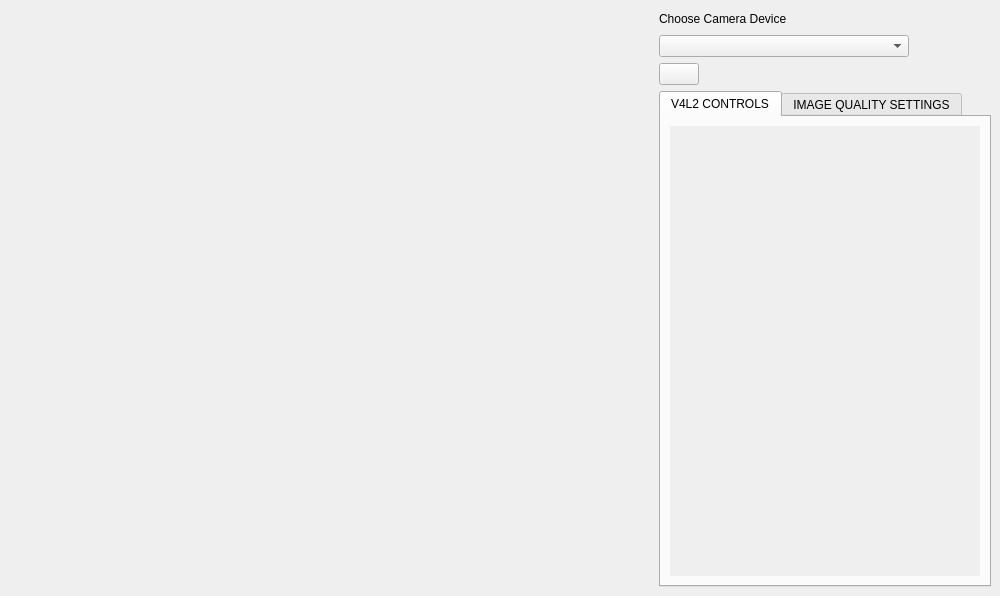
<?xml version="1.0" encoding="UTF-8"?>
<ui version="4.0">
 <class>ImageViewWidget</class>
 <widget class="QWidget" name="ImageViewWidget">
  <property name="enabled">
   <bool>true</bool>
  </property>
  <property name="geometry">
   <rect>
    <x>0</x>
    <y>0</y>
    <width>1000</width>
    <height>596</height>
   </rect>
  </property>
  <property name="sizePolicy">
   <sizepolicy hsizetype="Maximum" vsizetype="Preferred">
    <horstretch>0</horstretch>
    <verstretch>0</verstretch>
   </sizepolicy>
  </property>
  <property name="windowTitle">
   <string notr="true"/>
  </property>
  <layout class="QHBoxLayout" name="horizontalLayout_2">
   <property name="sizeConstraint">
    <enum>QLayout::SetMaximumSize</enum>
   </property>
   <property name="leftMargin">
    <number>0</number>
   </property>
   <property name="topMargin">
    <number>0</number>
   </property>
   <property name="rightMargin">
    <number>0</number>
   </property>
   <property name="bottomMargin">
    <number>0</number>
   </property>
   <item>
    <layout class="QVBoxLayout" name="image_layout" stretch="0">
     <property name="spacing">
      <number>0</number>
     </property>
     <item>
      <widget class="QScrollArea" name="scrollArea">
       <property name="layoutDirection">
        <enum>Qt::LeftToRight</enum>
       </property>
       <property name="frameShape">
        <enum>QFrame::NoFrame</enum>
       </property>
       <property name="widgetResizable">
        <bool>true</bool>
       </property>
       <widget class="QWidget" name="scrollAreaWidgetContents">
        <property name="geometry">
         <rect>
          <x>0</x>
          <y>0</y>
          <width>642</width>
          <height>594</height>
         </rect>
        </property>
        <property name="sizePolicy">
         <sizepolicy hsizetype="Expanding" vsizetype="Expanding">
          <horstretch>0</horstretch>
          <verstretch>0</verstretch>
         </sizepolicy>
        </property>
        <layout class="QHBoxLayout" name="horizontalLayout_4">
         <property name="leftMargin">
          <number>1</number>
         </property>
         <property name="topMargin">
          <number>1</number>
         </property>
         <property name="rightMargin">
          <number>1</number>
         </property>
         <property name="bottomMargin">
          <number>1</number>
         </property>
         <item>
          <widget class="rqt_cam::RatioLayoutedFrame" name="image_frame">
           <property name="enabled">
            <bool>true</bool>
           </property>
           <property name="sizePolicy">
            <sizepolicy hsizetype="Expanding" vsizetype="Expanding">
             <horstretch>0</horstretch>
             <verstretch>0</verstretch>
            </sizepolicy>
           </property>
           <property name="minimumSize">
            <size>
             <width>80</width>
             <height>60</height>
            </size>
           </property>
           <property name="contextMenuPolicy">
            <enum>Qt::ActionsContextMenu</enum>
           </property>
           <property name="layoutDirection">
            <enum>Qt::LeftToRight</enum>
           </property>
           <property name="autoFillBackground">
            <bool>false</bool>
           </property>
           <property name="frameShape">
            <enum>QFrame::NoFrame</enum>
           </property>
           <property name="lineWidth">
            <number>1</number>
           </property>
          </widget>
         </item>
        </layout>
       </widget>
      </widget>
     </item>
    </layout>
   </item>
   <item>
    <widget class="QWidget" name="toolbar_widget" native="true">
     <property name="minimumSize">
      <size>
       <width>350</width>
       <height>0</height>
      </size>
     </property>
     <property name="maximumSize">
      <size>
       <width>350</width>
       <height>16777215</height>
      </size>
     </property>
     <layout class="QVBoxLayout" name="verticalLayout">
      <item>
       <layout class="QHBoxLayout" name="horizontalLayout_58">
        <item>
         <widget class="QLabel" name="label">
          <property name="text">
           <string>Choose Camera Device</string>
          </property>
          <property name="textFormat">
           <enum>Qt::RichText</enum>
          </property>
         </widget>
        </item>
        <item>
         <spacer name="horizontalSpacer_27">
          <property name="orientation">
           <enum>Qt::Horizontal</enum>
          </property>
          <property name="sizeHint" stdset="0">
           <size>
            <width>40</width>
            <height>20</height>
           </size>
          </property>
         </spacer>
        </item>
       </layout>
      </item>
      <item>
       <layout class="QHBoxLayout" name="horizontalLayout_56">
        <item>
         <widget class="QComboBox" name="topics_cmb">
          <property name="minimumSize">
           <size>
            <width>250</width>
            <height>0</height>
           </size>
          </property>
          <property name="sizeAdjustPolicy">
           <enum>QComboBox::AdjustToContents</enum>
          </property>
         </widget>
        </item>
        <item>
         <spacer name="horizontalSpacer_15">
          <property name="orientation">
           <enum>Qt::Horizontal</enum>
          </property>
          <property name="sizeHint" stdset="0">
           <size>
            <width>40</width>
            <height>20</height>
           </size>
          </property>
         </spacer>
        </item>
       </layout>
      </item>
      <item>
       <layout class="QGridLayout" name="gridLayout">
        <item row="0" column="4">
         <spacer name="horizontalSpacer_2">
          <property name="orientation">
           <enum>Qt::Horizontal</enum>
          </property>
          <property name="sizeHint" stdset="0">
           <size>
            <width>40</width>
            <height>20</height>
           </size>
          </property>
         </spacer>
        </item>
        <item row="0" column="3">
         <widget class="QPushButton" name="save_as_image_pb">
          <property name="toolTip">
           <string>Save as image</string>
          </property>
          <property name="icon">
           <iconset theme="image-x-generic">
            <normaloff>.</normaloff>.</iconset>
          </property>
          <property name="iconSize">
           <size>
            <width>16</width>
            <height>16</height>
           </size>
          </property>
         </widget>
        </item>
       </layout>
      </item>
      <item>
       <widget class="QTabWidget" name="settings_tab">
        <property name="currentIndex">
         <number>0</number>
        </property>
        <widget class="QWidget" name="tab">
         <attribute name="title">
          <string>V4L2 CONTROLS</string>
         </attribute>
         <layout class="QVBoxLayout" name="verticalLayout_3">
          <item>
           <widget class="QScrollArea" name="scrollArea_2">
            <property name="layoutDirection">
             <enum>Qt::LeftToRight</enum>
            </property>
            <property name="frameShape">
             <enum>QFrame::NoFrame</enum>
            </property>
            <property name="widgetResizable">
             <bool>true</bool>
            </property>
            <widget class="QWidget" name="scrollAreaWidgetContents_2">
             <property name="geometry">
              <rect>
               <x>0</x>
               <y>0</y>
               <width>310</width>
               <height>429</height>
              </rect>
             </property>
             <layout class="QVBoxLayout" name="verticalLayout_2">
              <item>
               <layout class="QVBoxLayout" name="verticalLayout_4"/>
              </item>
              <item>
               <spacer name="verticalSpacer_3">
                <property name="orientation">
                 <enum>Qt::Vertical</enum>
                </property>
                <property name="sizeHint" stdset="0">
                 <size>
                  <width>20</width>
                  <height>40</height>
                 </size>
                </property>
               </spacer>
              </item>
             </layout>
            </widget>
           </widget>
          </item>
         </layout>
        </widget>
        <widget class="QWidget" name="tab_2">
         <attribute name="title">
          <string>IMAGE QUALITY SETTINGS</string>
         </attribute>
         <layout class="QVBoxLayout" name="verticalLayout_5">
          <item>
           <layout class="QHBoxLayout" name="horizontalLayout">
            <item>
             <widget class="QLabel" name="formatlabel">
              <property name="text">
               <string>FORMAT</string>
              </property>
             </widget>
            </item>
            <item>
             <spacer name="horizontalSpacer_4">
              <property name="orientation">
               <enum>Qt::Horizontal</enum>
              </property>
              <property name="sizeHint" stdset="0">
               <size>
                <width>40</width>
                <height>20</height>
               </size>
              </property>
             </spacer>
            </item>
           </layout>
          </item>
          <item>
           <layout class="QHBoxLayout" name="horizontalLayout_36">
            <item>
             <widget class="QComboBox" name="format_cmb">
              <property name="minimumSize">
               <size>
                <width>130</width>
                <height>0</height>
               </size>
              </property>
             </widget>
            </item>
            <item>
             <spacer name="horizontalSpacer_35">
              <property name="orientation">
               <enum>Qt::Horizontal</enum>
              </property>
              <property name="sizeHint" stdset="0">
               <size>
                <width>40</width>
                <height>20</height>
               </size>
              </property>
             </spacer>
            </item>
           </layout>
          </item>
          <item>
           <layout class="QHBoxLayout" name="horizontalLayout_22">
            <item>
             <widget class="QLabel" name="resoluitonlabel">
              <property name="text">
               <string>RESOLUTION</string>
              </property>
             </widget>
            </item>
            <item>
             <spacer name="horizontalSpacer_33">
              <property name="orientation">
               <enum>Qt::Horizontal</enum>
              </property>
              <property name="sizeHint" stdset="0">
               <size>
                <width>40</width>
                <height>20</height>
               </size>
              </property>
             </spacer>
            </item>
           </layout>
          </item>
          <item>
           <layout class="QHBoxLayout" name="horizontalLayout_37">
            <item>
             <widget class="QComboBox" name="resolution_cmb">
              <property name="minimumSize">
               <size>
                <width>130</width>
                <height>0</height>
               </size>
              </property>
             </widget>
            </item>
            <item>
             <spacer name="horizontalSpacer_36">
              <property name="orientation">
               <enum>Qt::Horizontal</enum>
              </property>
              <property name="sizeHint" stdset="0">
               <size>
                <width>40</width>
                <height>20</height>
               </size>
              </property>
             </spacer>
            </item>
           </layout>
          </item>
          <item>
           <layout class="QHBoxLayout" name="horizontalLayout_35">
            <item>
             <widget class="QLabel" name="fpslabel">
              <property name="text">
               <string>FRAME RATE</string>
              </property>
             </widget>
            </item>
            <item>
             <spacer name="horizontalSpacer_34">
              <property name="orientation">
               <enum>Qt::Horizontal</enum>
              </property>
              <property name="sizeHint" stdset="0">
               <size>
                <width>40</width>
                <height>20</height>
               </size>
              </property>
             </spacer>
            </item>
           </layout>
          </item>
          <item>
           <layout class="QHBoxLayout" name="horizontalLayout_38">
            <item>
             <widget class="QComboBox" name="fps_cmb">
              <property name="minimumSize">
               <size>
                <width>130</width>
                <height>0</height>
               </size>
              </property>
             </widget>
            </item>
            <item>
             <spacer name="horizontalSpacer_37">
              <property name="orientation">
               <enum>Qt::Horizontal</enum>
              </property>
              <property name="sizeHint" stdset="0">
               <size>
                <width>40</width>
                <height>20</height>
               </size>
              </property>
             </spacer>
            </item>
           </layout>
          </item>
          <item>
           <layout class="QHBoxLayout" name="horizontalLayout_57">
            <item>
             <widget class="QLabel" name="image_format_label">
              <property name="text">
               <string>IMAGE FORMAT</string>
              </property>
             </widget>
            </item>
            <item>
             <spacer name="horizontalSpacer_23">
              <property name="orientation">
               <enum>Qt::Horizontal</enum>
              </property>
              <property name="sizeHint" stdset="0">
               <size>
                <width>40</width>
                <height>20</height>
               </size>
              </property>
             </spacer>
            </item>
           </layout>
          </item>
          <item>
           <layout class="QHBoxLayout" name="horizontalLayout_55">
            <item>
             <widget class="QComboBox" name="image_format_cmb"/>
            </item>
            <item>
             <spacer name="horizontalSpacer_19">
              <property name="orientation">
               <enum>Qt::Horizontal</enum>
              </property>
              <property name="sizeHint" stdset="0">
               <size>
                <width>40</width>
                <height>20</height>
               </size>
              </property>
             </spacer>
            </item>
           </layout>
          </item>
          <item>
           <spacer name="verticalSpacer">
            <property name="orientation">
             <enum>Qt::Vertical</enum>
            </property>
            <property name="sizeHint" stdset="0">
             <size>
              <width>20</width>
              <height>40</height>
             </size>
            </property>
           </spacer>
          </item>
         </layout>
        </widget>
       </widget>
      </item>
     </layout>
    </widget>
   </item>
  </layout>
 </widget>
 <customwidgets>
  <customwidget>
   <class>rqt_cam::RatioLayoutedFrame</class>
   <extends>QFrame</extends>
   <header>rqt_cam/ratio_layouted_frame.h</header>
   <container>1</container>
  </customwidget>
 </customwidgets>
 <resources/>
 <connections/>
</ui>
